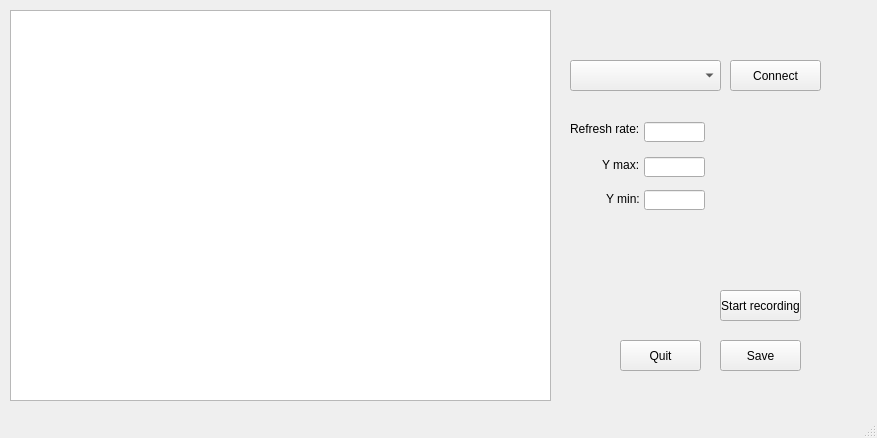
<?xml version="1.0" encoding="UTF-8"?>
<ui version="4.0">
 <class>MainWindow</class>
 <widget class="QMainWindow" name="MainWindow">
  <property name="geometry">
   <rect>
    <x>0</x>
    <y>0</y>
    <width>877</width>
    <height>438</height>
   </rect>
  </property>
  <property name="windowTitle">
   <string>MainWindow</string>
  </property>
  <property name="unifiedTitleAndToolBarOnMac">
   <bool>false</bool>
  </property>
  <widget class="QWidget" name="centralwidget">
   <widget class="QPushButton" name="btn_quit">
    <property name="geometry">
     <rect>
      <x>620</x>
      <y>340</y>
      <width>81</width>
      <height>31</height>
     </rect>
    </property>
    <property name="text">
     <string>Quit</string>
    </property>
   </widget>
   <widget class="PlotWidget" name="graphicsView">
    <property name="geometry">
     <rect>
      <x>10</x>
      <y>10</y>
      <width>541</width>
      <height>391</height>
     </rect>
    </property>
   </widget>
   <widget class="QComboBox" name="comboBox">
    <property name="geometry">
     <rect>
      <x>570</x>
      <y>60</y>
      <width>151</width>
      <height>31</height>
     </rect>
    </property>
   </widget>
   <widget class="QPushButton" name="btn_connect">
    <property name="geometry">
     <rect>
      <x>730</x>
      <y>60</y>
      <width>91</width>
      <height>31</height>
     </rect>
    </property>
    <property name="text">
     <string>Connect</string>
    </property>
   </widget>
   <widget class="QPushButton" name="btn_save">
    <property name="geometry">
     <rect>
      <x>720</x>
      <y>340</y>
      <width>81</width>
      <height>31</height>
     </rect>
    </property>
    <property name="text">
     <string>Save</string>
    </property>
   </widget>
   <widget class="QLabel" name="label">
    <property name="geometry">
     <rect>
      <x>602</x>
      <y>158</y>
      <width>47</width>
      <height>13</height>
     </rect>
    </property>
    <property name="text">
     <string>Y max:</string>
    </property>
   </widget>
   <widget class="QLabel" name="label_2">
    <property name="geometry">
     <rect>
      <x>606</x>
      <y>192</y>
      <width>47</width>
      <height>13</height>
     </rect>
    </property>
    <property name="text">
     <string>Y min:</string>
    </property>
   </widget>
   <widget class="QPushButton" name="btn_recording">
    <property name="geometry">
     <rect>
      <x>720</x>
      <y>290</y>
      <width>81</width>
      <height>31</height>
     </rect>
    </property>
    <property name="text">
     <string>Start recording</string>
    </property>
   </widget>
   <widget class="QLineEdit" name="box_y_min">
    <property name="geometry">
     <rect>
      <x>644</x>
      <y>190</y>
      <width>61</width>
      <height>20</height>
     </rect>
    </property>
   </widget>
   <widget class="QLineEdit" name="box_y_max">
    <property name="geometry">
     <rect>
      <x>644</x>
      <y>157</y>
      <width>61</width>
      <height>20</height>
     </rect>
    </property>
   </widget>
   <widget class="QLabel" name="label_3">
    <property name="geometry">
     <rect>
      <x>570</x>
      <y>121</y>
      <width>81</width>
      <height>16</height>
     </rect>
    </property>
    <property name="text">
     <string>Refresh rate:</string>
    </property>
   </widget>
   <widget class="QLineEdit" name="box_refresh_rate">
    <property name="geometry">
     <rect>
      <x>644</x>
      <y>122</y>
      <width>61</width>
      <height>20</height>
     </rect>
    </property>
   </widget>
   <widget class="QLabel" name="label_4">
    <property name="geometry">
     <rect>
      <x>610</x>
      <y>10</y>
      <width>41</width>
      <height>41</height>
     </rect>
    </property>
    <property name="text">
     <string>&lt;html&gt;&lt;head/&gt;&lt;body&gt;&lt;p&gt;&lt;img src=&quot;:/logo/logo-ICM.png&quot;/&gt;&lt;/p&gt;&lt;/body&gt;&lt;/html&gt;</string>
    </property>
   </widget>
   <widget class="QLabel" name="label_5">
    <property name="geometry">
     <rect>
      <x>700</x>
      <y>10</y>
      <width>111</width>
      <height>41</height>
     </rect>
    </property>
    <property name="text">
     <string>&lt;html&gt;&lt;head/&gt;&lt;body&gt;&lt;p&gt;&lt;img src=&quot;:/logo/Logo_UNIZG2.png&quot;/&gt;&lt;/p&gt;&lt;/body&gt;&lt;/html&gt;</string>
    </property>
   </widget>
  </widget>
  <widget class="QMenuBar" name="menubar">
   <property name="geometry">
    <rect>
     <x>0</x>
     <y>0</y>
     <width>877</width>
     <height>21</height>
    </rect>
   </property>
  </widget>
  <widget class="QStatusBar" name="statusbar"/>
 </widget>
 <customwidgets>
  <customwidget>
   <class>PlotWidget</class>
   <extends>QGraphicsView</extends>
   <header>pyqtgraph</header>
  </customwidget>
 </customwidgets>
 <resources>
  <include location="logo.qrc"/>
 </resources>
 <connections/>
</ui>
